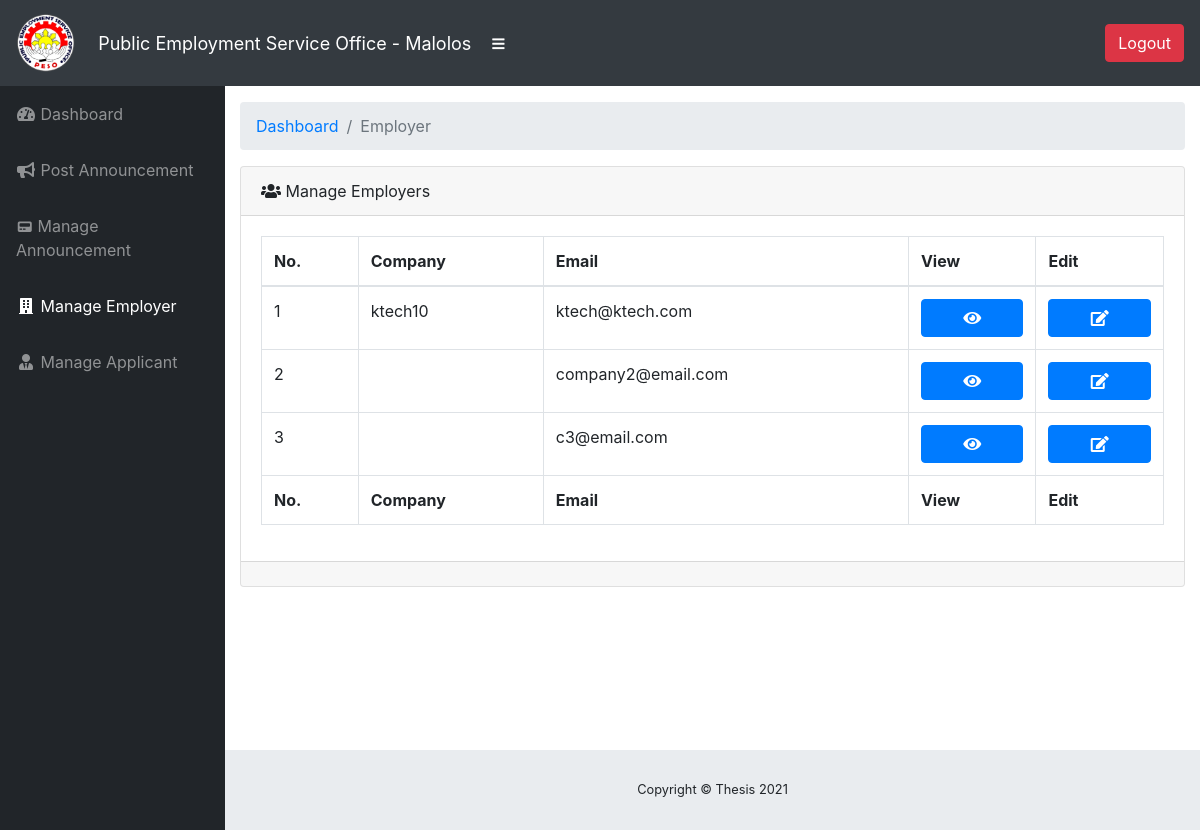
Screenshot of /pages/admin/manage-employer.php (signed in) with the database file from the repository.
### tables this page shows
CREATE TABLE `users` (
  `id` int(11) NOT NULL,
  `username` varchar(500) NOT NULL,
  `password` varchar(500) NOT NULL,
  `user_status` varchar(50) NOT NULL,
  `user_activation` varchar(50) NOT NULL,
  `user_archived` varchar(50) NOT NULL,
  `date_registered` varchar(50) NOT NULL
);

CREATE TABLE `employer_company_profile` (
  `id` int(11) NOT NULL,
  `eid` int(11) NOT NULL,
  `company_name` varchar(100) NOT NULL,
  `company_description` text NOT NULL,
  `industry_type` varchar(100) NOT NULL,
  `building_no` varchar(100) NOT NULL,
  `street_name` varchar(100) NOT NULL,
  `barangay_name` varchar(100) NOT NULL,
  `city_name` varchar(100) NOT NULL,
  `province_name` varchar(100) NOT NULL,
  `zip_code` varchar(100) NOT NULL
);

CREATE TABLE `employer_profile` (
  `id` int(11) NOT NULL,
  `uid` int(11) NOT NULL,
  `lname` varchar(255) NOT NULL,
  `fname` varchar(255) NOT NULL,
  `mname` varchar(255) NOT NULL,
  `suffix` varchar(255) NOT NULL,
  `position` varchar(255) NOT NULL,
  `primary_number` varchar(11) NOT NULL,
  `secondary_number` varchar(11) NOT NULL,
  `email` varchar(200) NOT NULL
);

### pages/admin/manage-employer.php (the view, shortened to what this page needs)
<?php
include("../../php-func/conn.php");
if (isset($_SESSION["access"])){
?>
<!DOCTYPE html>
<html lang="en">
<head>
    <link href="vendor/fontawesome-free/css/all.min.css" rel="stylesheet" type="text/css">
    <link href="vendor/datatables/dataTables.bootstrap4.css" rel="stylesheet">
    <link href="css/sb-admin.css" rel="stylesheet">
    <link href="../../custom-assets/sweetalert/sweetalert.css" rel="stylesheet">
</head>
<body id="page-top">
    <nav class="navbar navbar-expand navbar-dark bg-dark static-top">
        <a class="navbar-brand mr-1" href="index.php" style="font-size: 16px;">
            <div class="row">
                <div class="col-2"><img src="../../images/pesologo.png" alt="" width="60px;"></div>
                <div class="col-10 align-self-center" style="font-size: 18px;">Public Employment Service Office - Malolos</div>
            </div>
        </a>
        <button class="btn btn-link btn-sm text-white order-1 order-sm-0" id="sidebarToggle" href="#">
            <i class="fas fa-bars"></i>
        </button>
        <ul class="navbar-nav ml-auto ml-md-0">
            <li class="nav-item dropdown no-arrow">
                <a class="btn btn-danger" href="#" data-toggle="modal" data-target="#logoutModal">Logout</a>
            </li>
        </ul>
    </nav>
    <div id="wrapper">
        <ul class="sidebar navbar-nav">
            <li class="nav-item">
                <a class="nav-link" href="index.php">
                    <i class="fas fa-fw fa-tachometer-alt"></i>
                    <span>Dashboard</span>
                </a>
            </li>
            <li class="nav-item">
                <a class="nav-link" href="post-announcement.php">
                    <i class="fas fa-fw fa-bullhorn"></i>
                    <span>Post Announcement</span>
                </a>
            </li>
            <li class="nav-item">
                <a class="nav-link" href="manage-announcement.php" style="font-size: 14px;">
                    <i class="fas fa-fw fa-pager"></i>
                    <span>Manage Announcement</span>
                </a>
            </li>
            <li class="nav-item active">
                <a class="nav-link" href="manage-employer.php">
                    <i class="fas fa-fw fa-building"></i>
                    <span>Manage Employer</span>
                </a>
            </li>
            <li class="nav-item">
                <a class="nav-link" href="manage-applicant.php">
                    <i class="fas fa-fw fa-user-tie"></i>
                    <span>Manage Applicant</span>
                </a>
            </li>
        </ul>
        <div id="content-wrapper">
            <div class="container-fluid">
                <ol class="breadcrumb">
                    <li class="breadcrumb-item">
                        <a href="#">Dashboard</a>
                    </li>
                    <li class="breadcrumb-item active">Employer</li>
                </ol>
                <div class="card mb-3">
                    <div class="card-header">
                        <i class="fas fa-users"></i>
                        Manage Employers</div>
                    <div class="card-body">
                        <div class="table-responsive">
                            <table class="table table-bordered display" id="dataTable" width="100%" cellspacing="0">
                                <thead>
                                    <tr>
                                        <th>No.</th>
                                        <th>Company</th>
                                        <th>Email</th>
                                        <th>View</th>
                                        <th>Edit</th>
                                    </tr>
                                </thead>
                                <tfoot>
                                    <tr>
                                        <th>No.</th>
                                        <th>Company</th>
                                        <th>Email</th>
                                        <th>View</th>
                                        <th>Edit</th>
                                    </tr>
                                </tfoot>
                                <tbody>
                                <?php
                                    $query = "
                                    SELECT
                                    users.id,
                                    users.user_activation,
                                    users.user_archived,
                                    employer_profile.uid,
                                    employer_profile.email,
                                    employer_profile.lname,
                                    employer_profile.fname,
                                    employer_profile.mname,
                                    employer_profile.suffix,
                                    employer_profile.position,
                                    employer_profile.primary_number,
                                    employer_profile.secondary_number,
                                    employer_company_profile.eid,
                                    employer_company_profile.company_name,
                                    employer_company_profile.company_description,
                                    employer_company_profile.industry_type,
                                    employer_company_profile.building_no,
                                    employer_company_profile.street_name,
                                    employer_company_profile.barangay_name,
                                    employer_company_profile.city_name,
                                    employer_company_profile.province_name,
                                    employer_company_profile.zip_code
                                    FROM users
                                    RIGHT JOIN employer_profile
                                    ON users.id = employer_profile.uid
                                    RIGHT JOIN employer_company_profile
                                    ON users.id = employer_company_profile.eid
                                    WHERE user_status = 'Employer'";
                                    if (!$result = $mysqli->query($query)){
                                        exit($mysqli->error);
                                    }
                                    if($result->num_rows > 0){
                                        $number = 1;
                                    while($row = $result->fetch_assoc()){
                                        $E_Id = $row['id'];
                                        $E_CName = $row['company_name'];
                                        $E_Email = $row['email'];
                                        $E_Archived = $row['user_archived'];
                                        if($E_Archived == 'DeArchived'){
                                ?>
                                    <tr>
                                        <td><?php echo $number;?></td>
                                        <td><?php echo $E_CName;?></td>
                                        <td><?php echo $E_Email;?></td>
                                        <td>
                                            <button class="btn btn-primary btn-block" data-toggle="modal" data-target="#ViewModal<?php echo $E_Id; ?>"><i class="fas fa-eye"></i></button>
                                        </td>
                                        <td>
                                            <button class="btn btn-primary btn-block" data-toggle="modal" onclick="GetEmployerUpdateDetails(<?php echo $row['id'];?>)"><i class="fas fa-edit"></i></button>
                                        </td>
                                    </tr>
                                    <?php
                                            $number++;
                                            }
                                        }
                                    }
                                    ?>
                                </tbody>
                            </table>
                        </div>
                    </div>
                    <div class="card-footer"></div>
                </div>
            </div>
            <footer class="sticky-footer">
                <div class="container my-auto">
                    <div class="copyright text-center my-auto">
                        <span>Copyright © Thesis 2021</span>
                    </div>
                </div>
            </footer>
        </div>
    </div>
</body>
</html>
<?php
} else {
    header('Location: ../login/login.php');
}
?>

### rows the page displays
users: employer_company_profile.company_name "ktech10", employer_profile.email "ktech@ktech.com"
users: employer_profile.email "company2@email.com"
users: employer_profile.email "c3@email.com"
